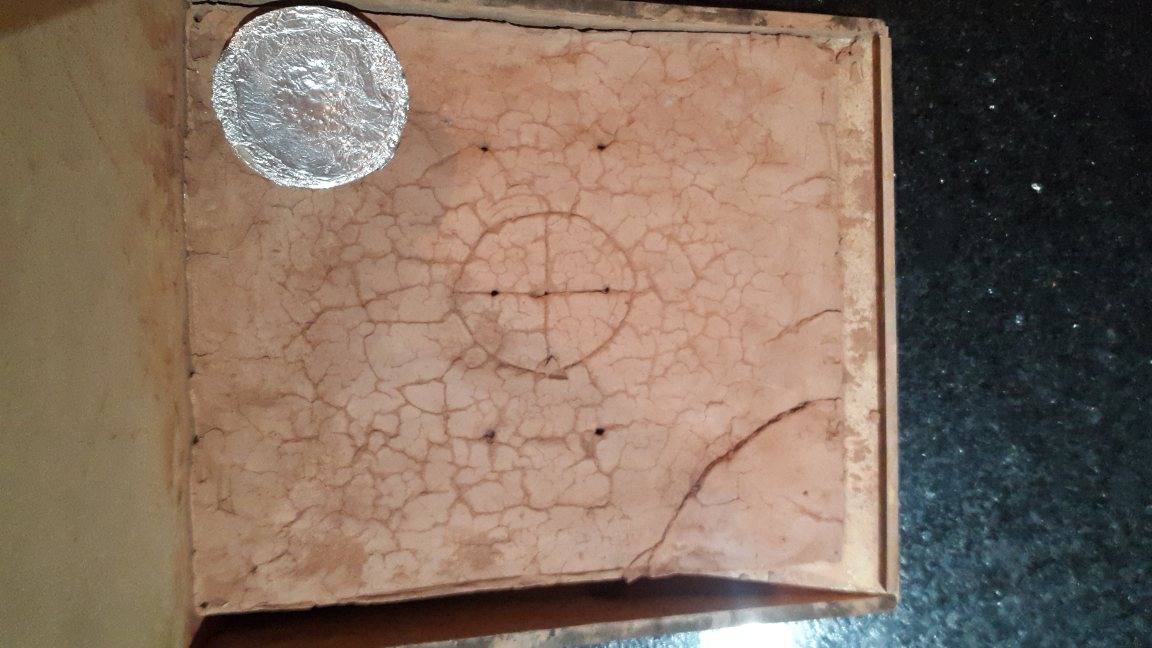
#> input picture imagenes/1.jpg, 4608 x 2592 px, given in place of Prueba.mp4, which was not available (shown at 1/4 size)
$ python Prueba.py   (older library calls are emulated)
#> lines starting #> are read from the running program, lines starting #| are printed output that depends on the picture; after the words box and inside, x2 and y2 are one past the last pixel; in counts of white or black regions, pixels touching at a corner belong together; pictures that were not available may be replaced by others from this repository, and a replacement may not be noted
# Importer des paquets
from __future__ import print_function
import cv2
import os

# On définit les paramètres (nom de la vidéo)
filename = 'Prueba.mp4'
file_input = os.path.join(os.getcwd(), 'video', filename)
file_output = os.path.join(os.getcwd(), 'output', filename[:-4] + '.avi')

# On définit la capture pour la vidéo entrante: cap
cap = cv2.VideoCapture(file_input)

# Eliminer le fichier (si il existe)
if os.path.isfile(file_output):
    os.remove(file_output)

# On définit la vidéo d'entrée
background_extractor = cv2.createBackgroundSubtractorMOG2()

# Paramètres de la vidéo de sortie
width = cap.get(cv2.CAP_PROP_FRAME_WIDTH)
height = cap.get(cv2.CAP_PROP_FRAME_HEIGHT)
fps = 20.0
fourcc = cv2.VideoWriter_fourcc(*'XVID')
out = cv2.VideoWriter(file_output, fourcc, fps, (int(width), int(height)))


# On désactive OpenCL, celui-ci sert seulement si l'ordinateur possède une carte graphique,
# si on ne fait pas cela la suite ne pourra pas fonctionner sur des ordinateurs qui ne la possèdent pas
cv2.ocl.setUseOpenCL(False)

# Si le fichier est ouvert, continuer
while cap.isOpened():

    # Lire la frame
    ret, frame = cap.read()
#> frame is the input picture: shape (2592, 4608, 3); mean B, G, R 95.7, 110.7, 130.4

    # Si la frame existe,...
    if ret:

        # Grâce à cela on peut savoir si une frame est en procès et si oui laquelle
        print('Frame %d en procès' % cap.get(cv2.CAP_PROP_POS_FRAMES))

        # Extraction de fond
        fgmask = background_extractor.apply(frame)
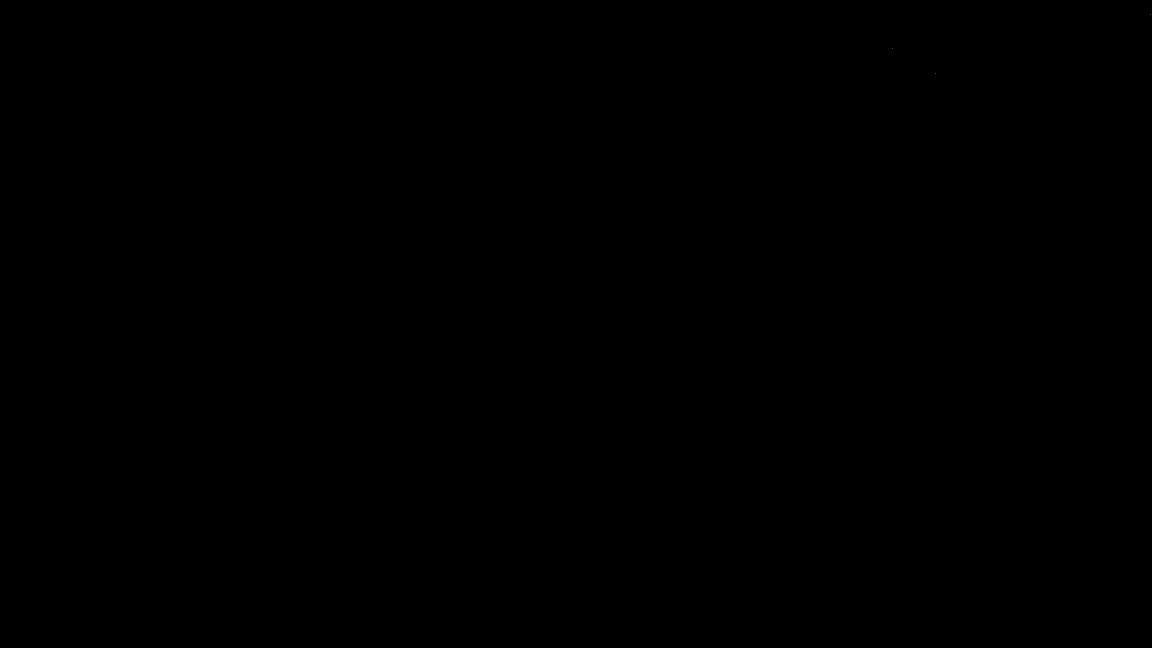
#> fgmask: shape (2592, 4608) (shown at 1/4 size); values 127 (black) and 255 (white), 0% white in thin lines or dots, all inside (x1, y1, x2, y2) = (3570, 58, 4601, 294)

        # Extraction de contours pour identifier les objets mobiles
        im, contours, hierarchy = cv2.findContours(fgmask, cv2.RETR_TREE, cv2.CHAIN_APPROX_SIMPLE)
#> contours = [[[0, 0], [0, 2591], [4607, 2591], [4607, 0]]]

        # Pour chaque contour faire:
        for contour in contours:

            # Si le contour a une aire supérieure à 30 pixels carrés
            # et inférieure 70 pixels carrés, continuer
            if cv2.contourArea(contour) >1000 and cv2.contourArea(contour) <3000:
                (x, y, w, h) = cv2.boundingRect(contour)
                cv2.rectangle(frame, (x, y), (x + w, y + h), (0, 0, 255), 2)
                cv2.rectangle(fgmask, (x, y), (x + w, y + h), (255, 255, 255), 2)
#> this loop made 1 pass
#> contour on pass 1: [[0, 0], [0, 2591], [4607, 2591], [4607, 0]]

        # Redimmensioner la vidéo
        frame_resized = cv2.resize(frame, (960, 500))
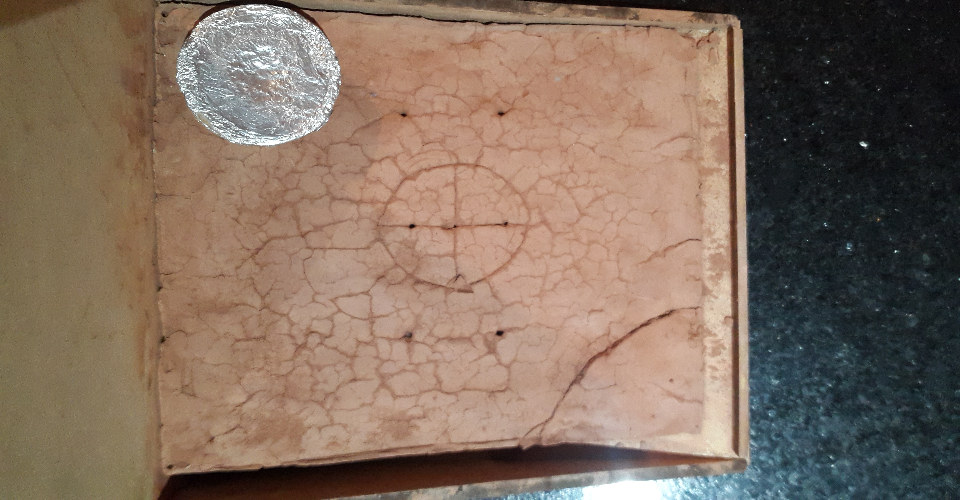
#> frame_resized: shape (500, 960, 3); mean B, G, R 95.6, 110.6, 130.3
        fgmask_resized = cv2.resize(fgmask, (960, 500))
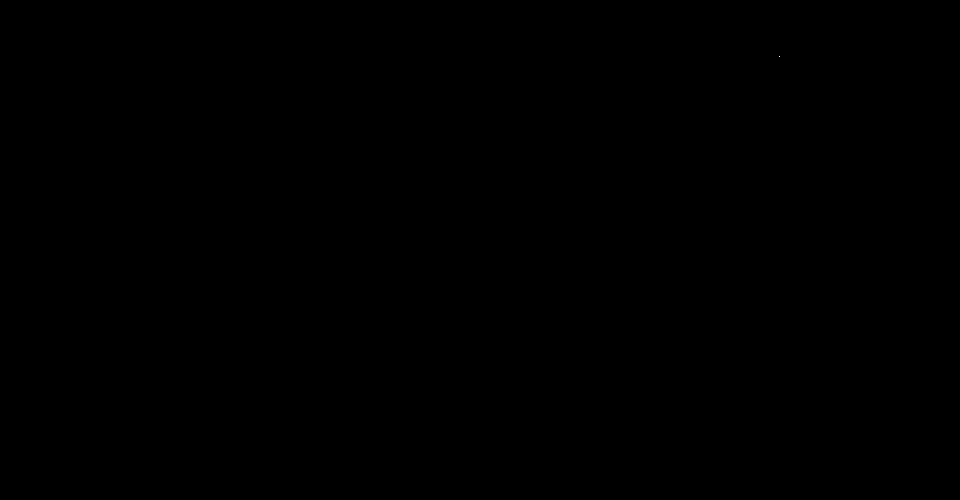
#> fgmask_resized: shape (500, 960); values 127 (black) and 172 (white), 0% white in thin lines or dots, all inside (x1, y1, x2, y2) = (779, 56, 780, 57)

        # Visualiser la vidéo
        cv2.imshow('Camera', frame_resized)
        cv2.imshow('Seuil', fgmask_resized)

        # Convertir la frame procéssé à RGB et l'ecrire dans la vidéo de sortie,
        # car le format ".avi" ne peut pas supporter d'autres espaces colirimétriques
        frame_vid = cv2.cvtColor(fgmask, cv2.COLOR_GRAY2RGB)

        # Écrire la frame dans le fichier
        out.write(frame_vid)

    # ...mais si la frame n'existe pas, sortir
    else:
        break

        # On peut sortir en appuyant la touche "s"
    k = cv2.waitKey(30) & 0xff
#> (key Esc is pressed here)
    if k == ord("s"):
        break

# Libérer le fichier d'entrée et celui en sortie et fermer les fenêtres
cap.release()
out.release()
cv2.destroyAllWindows()

$ run again, on imagenes/4.jpg
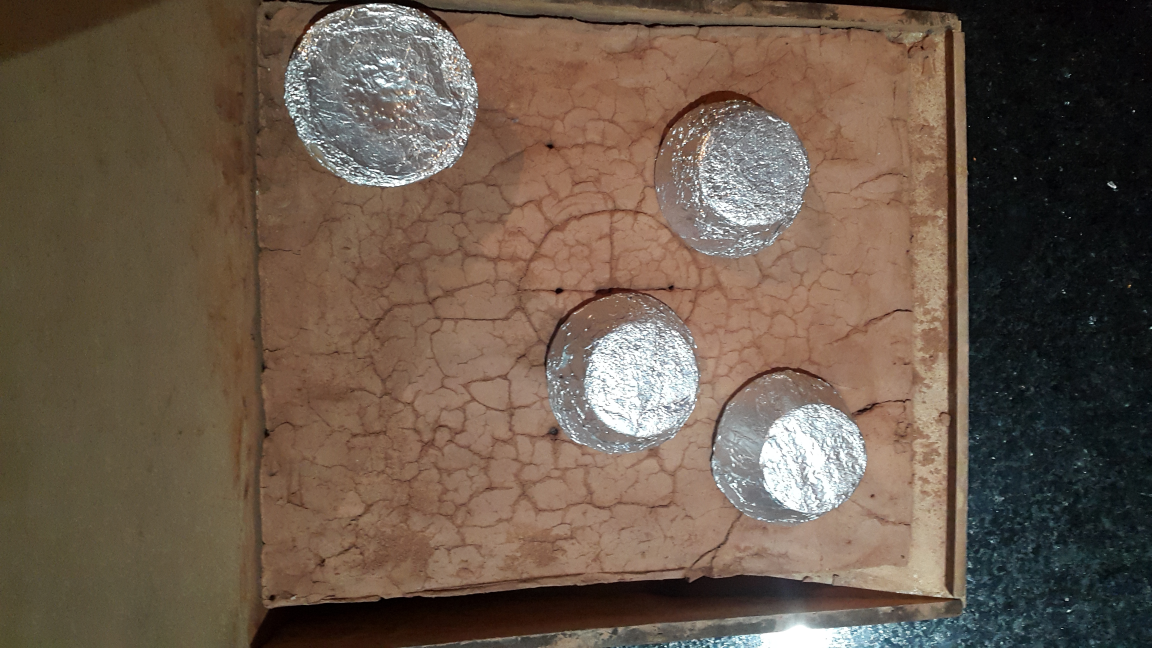
#> input picture imagenes/4.jpg, 4608 x 2592 px, given in place of Prueba.mp4, which was not available (shown at 1/4 size)
#> frame is the input picture: shape (2592, 4608, 3); mean B, G, R 75.3, 89.8, 106.7
#> fgmask: shape (2592, 4608); values 127 (black) and 255 (white), 0% white in thin lines or dots, all inside (x1, y1, x2, y2) = (1592, 12, 4585, 1509)
#> contours = [[[0, 0], [0, 2591], [4607, 2591], [4607, 0]]]
#> the loop `for contour in contours:` made 1 pass
#> contour on pass 1: [[0, 0], [0, 2591], [4607, 2591], [4607, 0]]
#> `frame_resized = cv2.resize(frame, (960, 500))`:
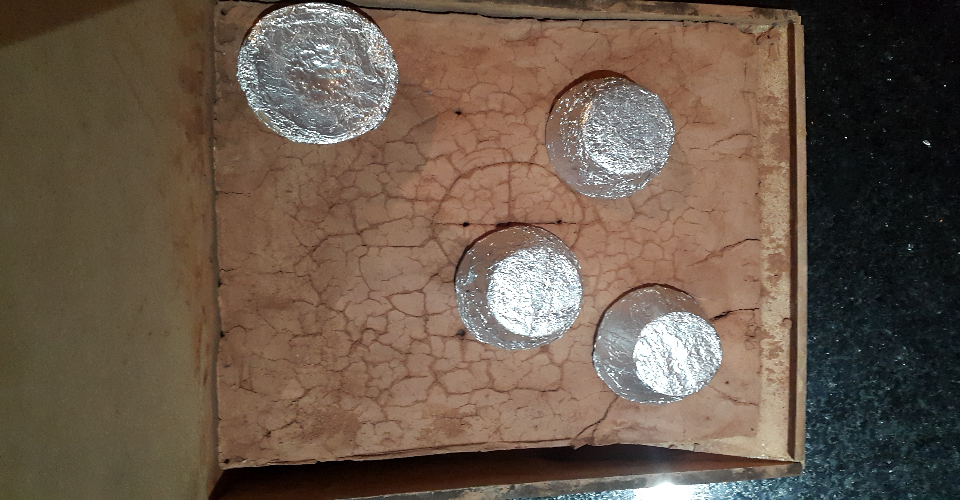
#> frame_resized: shape (500, 960, 3); mean B, G, R 75.2, 89.7, 106.5
